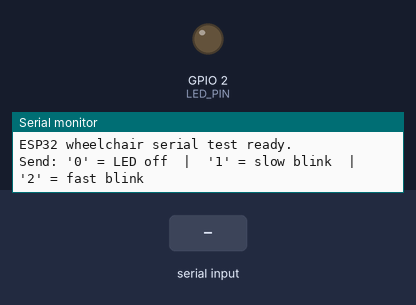
A sketch run on a simulated ESP32. On the bench: output pins drawn as LEDs (lit = HIGH), the last lines printed to the serial monitor. Dashed ring = blinking. Inputs (shaded band) come from the test bench.

Above: at 1.2 s.
1.3 s: "1\n" received over Serial
At 1.7 s:
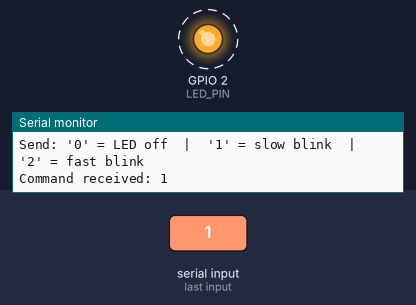
4.3 s: "0\n" received over Serial
At 5.4 s:
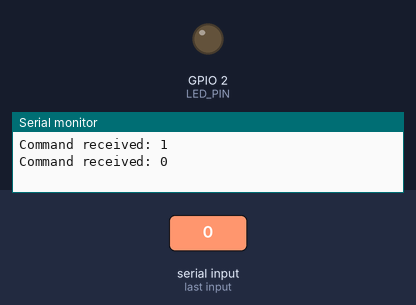
5.8 s: "2\n" received over Serial
At 6.05 s:
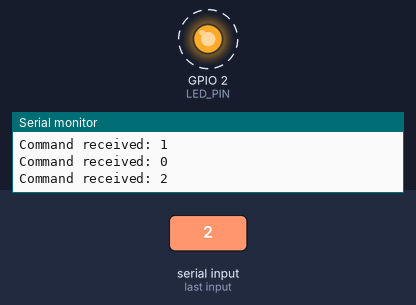
Timing chart, 0 to 14.8 s (numbered marks = the images above; inputs shaded):
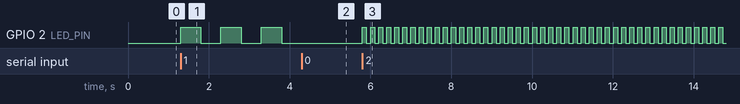

The sketch:

wheelchair_serial_test.ino
```cpp
/*
  wheelchair_serial_test.ino
  ESP32 — LED blink test controlled over USB serial.

  Serial commands (single character, sent from Python):
    '0'  → LED off             (STOP / rest)
    '1'  → slow blink 500 ms   (FORWARD / flex)
    '2'  → fast blink 100 ms   (REVERSE / extend)

  Baud rate: 115200 — must match the Python bridge and Serial Monitor.

  Built-in LED: GPIO 2 on most ESP32 devkit boards.
  If your board uses a different pin, update LED_PIN below.

  Uses millis() throughout — loop() is never blocked by delay().

  No motor control is included.  When motor control is added, look for
  the "FUTURE MOTOR CONTROL" comment inside loop().
*/

// ── Configuration ────────────────────────────────────────────────────────
const int LED_PIN = 2;

const unsigned long SLOW_INTERVAL = 500;   // ms on/off for command '1'
const unsigned long FAST_INTERVAL = 100;   // ms on/off for command '2'
// ─────────────────────────────────────────────────────────────────────────

char         currentCommand  = '0';
unsigned long lastToggleTime = 0;
bool         ledState        = false;

void setup() {
  Serial.begin(115200);
  pinMode(LED_PIN, OUTPUT);
  digitalWrite(LED_PIN, LOW);

  Serial.println("ESP32 wheelchair serial test ready.");
  Serial.println("Send: '0' = LED off  |  '1' = slow blink  |  '2' = fast blink");
}

void loop() {
  // 1. Read incoming serial command
  if (Serial.available() > 0) {
    char incoming = (char)Serial.read();

    // Ignore newline / carriage return so Python's "\n"-terminated writes work
    if (incoming == '\n' || incoming == '\r') {
      return;
    }

    if (incoming == '0' || incoming == '1' || incoming == '2') {
      currentCommand = incoming;
      Serial.print("Command received: ");
      Serial.println(currentCommand);

      // ── FUTURE MOTOR CONTROL ─────────────────────────────────────────
      // Map commands to wheelchair motors here when ready:
      //   '0' → stop motors
      //   '1' → drive forward
      //   '2' → reverse  (expand when left/right classes are added)
      // ─────────────────────────────────────────────────────────────────

    } else {
      Serial.print("Unknown command ignored: ");
      Serial.println(incoming);
    }
  }

  // 2. Non-blocking LED update
  unsigned long now = millis();

  if (currentCommand == '0') {
    digitalWrite(LED_PIN, LOW);
    ledState = false;

  } else {
    unsigned long interval = (currentCommand == '1') ? SLOW_INTERVAL : FAST_INTERVAL;

    if (now - lastToggleTime >= interval) {
      lastToggleTime = now;
      ledState = !ledState;
      digitalWrite(LED_PIN, ledState ? HIGH : LOW);
    }
  }
}
```

Measured:
- after the input at 1.3 s, GPIO 2 (LED_PIN): alternates HIGH for 0.50 s and LOW for 0.50 s, starting at once
- after the input at 4.3 s, GPIO 2 (LED_PIN): stays LOW (without the input it goes to HIGH after 0.00 s)
- after the input at 5.8 s, GPIO 2 (LED_PIN): alternates HIGH for 0.10 s and LOW for 0.10 s, starting at once
